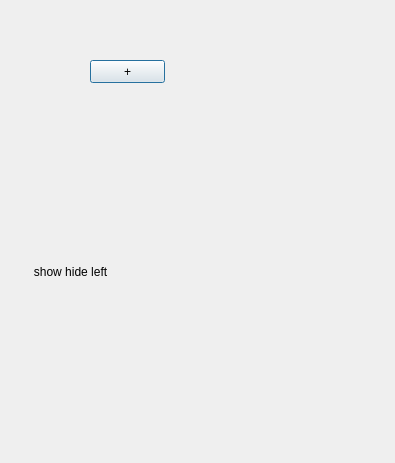
<?xml version="1.0" encoding="UTF-8"?>
<ui version="4.0">
 <class>DialogWorkFrame</class>
 <widget class="QDialog" name="DialogWorkFrame">
  <property name="geometry">
   <rect>
    <x>0</x>
    <y>0</y>
    <width>395</width>
    <height>463</height>
   </rect>
  </property>
  <property name="windowTitle">
   <string>Dialog</string>
  </property>
  <widget class="QWidget" name="widgetLine1" native="true">
   <property name="geometry">
    <rect>
     <x>80</x>
     <y>50</y>
     <width>271</width>
     <height>16</height>
    </rect>
   </property>
  </widget>
  <widget class="QWidget" name="widgetLine2" native="true">
   <property name="geometry">
    <rect>
     <x>70</x>
     <y>100</y>
     <width>271</width>
     <height>16</height>
    </rect>
   </property>
  </widget>
  <widget class="QPushButton" name="pushButtonAdd">
   <property name="geometry">
    <rect>
     <x>90</x>
     <y>60</y>
     <width>75</width>
     <height>23</height>
    </rect>
   </property>
   <property name="text">
    <string>+</string>
   </property>
  </widget>
  <widget class="QWidget" name="widgetLine3" native="true">
   <property name="geometry">
    <rect>
     <x>30</x>
     <y>70</y>
     <width>21</width>
     <height>201</height>
    </rect>
   </property>
  </widget>
  <widget class="QPushButton" name="pushButtonShowHideLeft">
   <property name="geometry">
    <rect>
     <x>20</x>
     <y>260</y>
     <width>101</width>
     <height>23</height>
    </rect>
   </property>
   <property name="text">
    <string>show hide left</string>
   </property>
   <property name="checkable">
    <bool>false</bool>
   </property>
   <property name="autoDefault">
    <bool>false</bool>
   </property>
   <property name="flat">
    <bool>true</bool>
   </property>
  </widget>
 </widget>
 <resources/>
 <connections/>
</ui>
